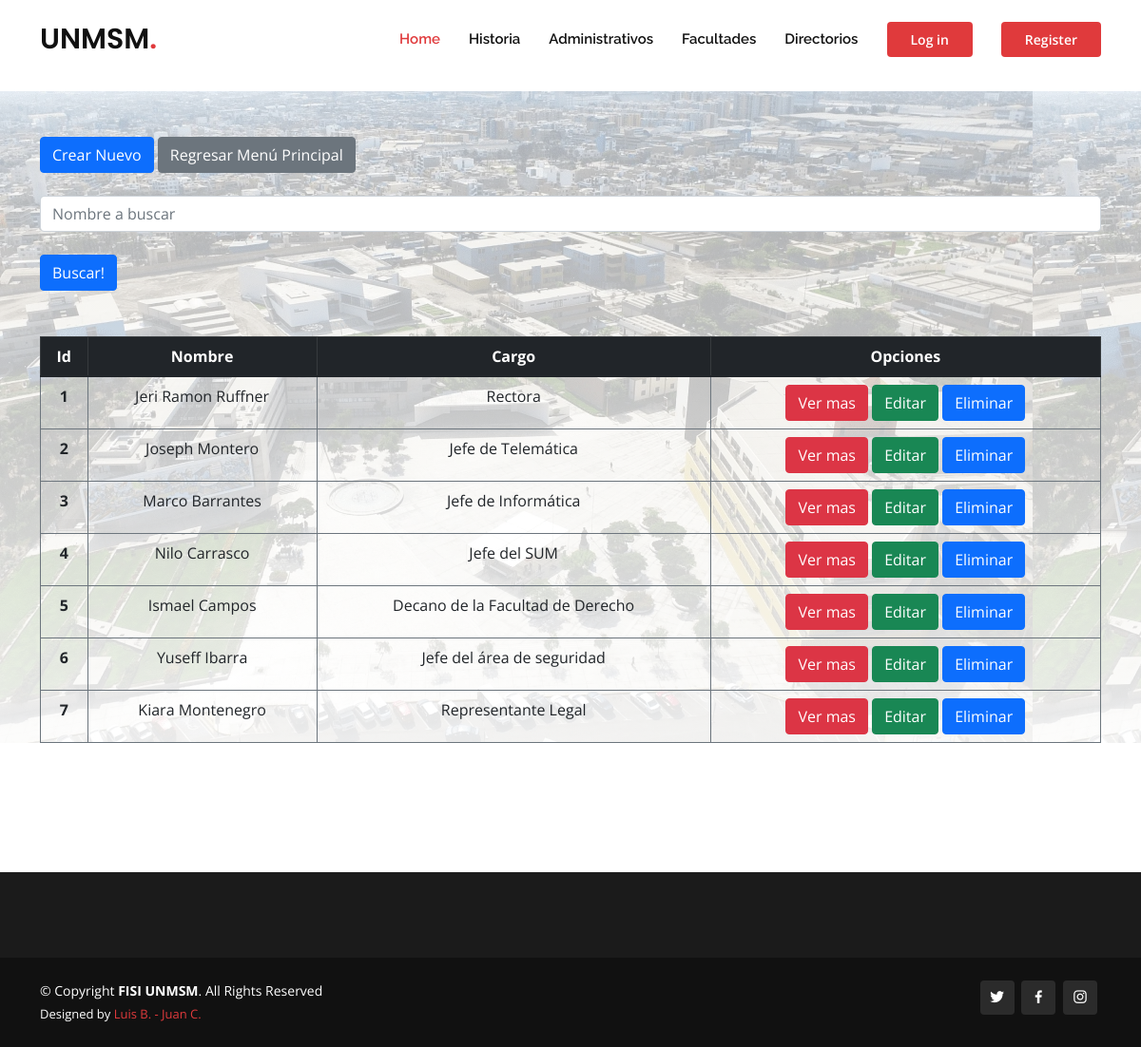
The page /administrativos.html on the database its author committed.
### sanmarcosapp/models.py (models this page shows)
class Administrativos(models.Model):
    nombre = models.CharField(max_length=250)
    cargo = models.CharField(max_length=250)

### sanmarcosapp/views.py (the view)
# urls.py: path('administrativos.html', views.administrativos),
def administrativos(request):
    administrativos = Administrativos.objects.all()
    diccionario = {
        'administrativos': administrativos
    }
    return render(request, "sanmarcosapp/administrativos.html", diccionario)

### sanmarcosapp/templates/sanmarcosapp/administrativos.html
{% extends 'sanmarcosapp/index.html' %} {% load static %} {% block content %}
<br />
<br />
<br />
<br />
<div
  class="jumbotron bg-cover"
  style="background-image: linear-gradient(to bottom, rgba(255, 255, 255, 0.6) 0%, rgba(255, 255, 255, 0.9) 100%), url('../static/assets/img/bannerhome.webp')">
  <div class="container">
    <a href="alta_administrativos.html" class="btn btn-primary mt-5">Crear Nuevo</a>
    <a class="btn btn-secondary mt-5" href="/index.html">Regresar Menú Principal</a>
    <form action="/buscar_administrativos/" method="GET">
      <br />
      <input type="text" name="nom" class="form-control" placeholder="Nombre a buscar" />
      <br />
      <input class="btn btn-primary" type="submit" value="Buscar!" />
    </form>
    <table class="table table-bordered mt-5 border-secondary text-center">
      <thead class="table-dark">
        <tr>
          <th>Id</th>
          <th>Nombre</th>
          <th>Cargo</th>
          <th>Opciones</th>
        </tr>
      </thead>
      <tbody>
        {% for administrativo in administrativos %}
        <tr>
          <th>{{ administrativo.id }}</th>
          <td>{{ administrativo.nombre }}</td>
          <td>{{ administrativo.cargo }}</td>
          <td>
            {% if user.is_authenticated %}
            <a href="detalles_administrativos_{{ administrativo.id }}" class="btn btn-danger">Ver mas</a>
            <a href="editar_administrativo/{{administrativo.id}}" class="btn btn-success">Editar</a>
            <a href="eliminar_administrativo_{{ administrativo.id }}" class="btn btn-primary">Eliminar</a>
            {% else %}
            <a class="btn btn-danger">Ver mas</a>
            <a class="btn btn-success">Editar</a>
            <a class="btn btn-primary">Eliminar</a>
            {% endif %}
          </td>
        </tr>
        {% endfor %}
      </tbody>
    </table>
  </div>
</div>
<br />
<br />
<br />
<br />
<br />
{% endblock %}

### sanmarcosapp/static/assets/css/style.css (style rules this page uses)
body { font-family: "Open Sans", sans-serif; color: #444444; }
a { color: #e03a3c; text-decoration: none; }

### rows shown on the page
Administrativos: id "1", nombre "Jeri Ramon Ruffner", cargo "Rectora"
Administrativos: id "2", nombre "Joseph Montero", cargo "Jefe de Telemática"
Administrativos: id "3", nombre "Marco Barrantes", cargo "Jefe de Informática"
Administrativos: id "4", nombre "Nilo Carrasco", cargo "Jefe del SUM"
Administrativos: id "5", nombre "Ismael Campos", cargo "Decano de la Facultad de Derecho"
Administrativos: id "6", nombre "Yuseff Ibarra", cargo "Jefe del área de seguridad"
Administrativos: id "7", nombre "Kiara Montenegro", cargo "Representante Legal"
